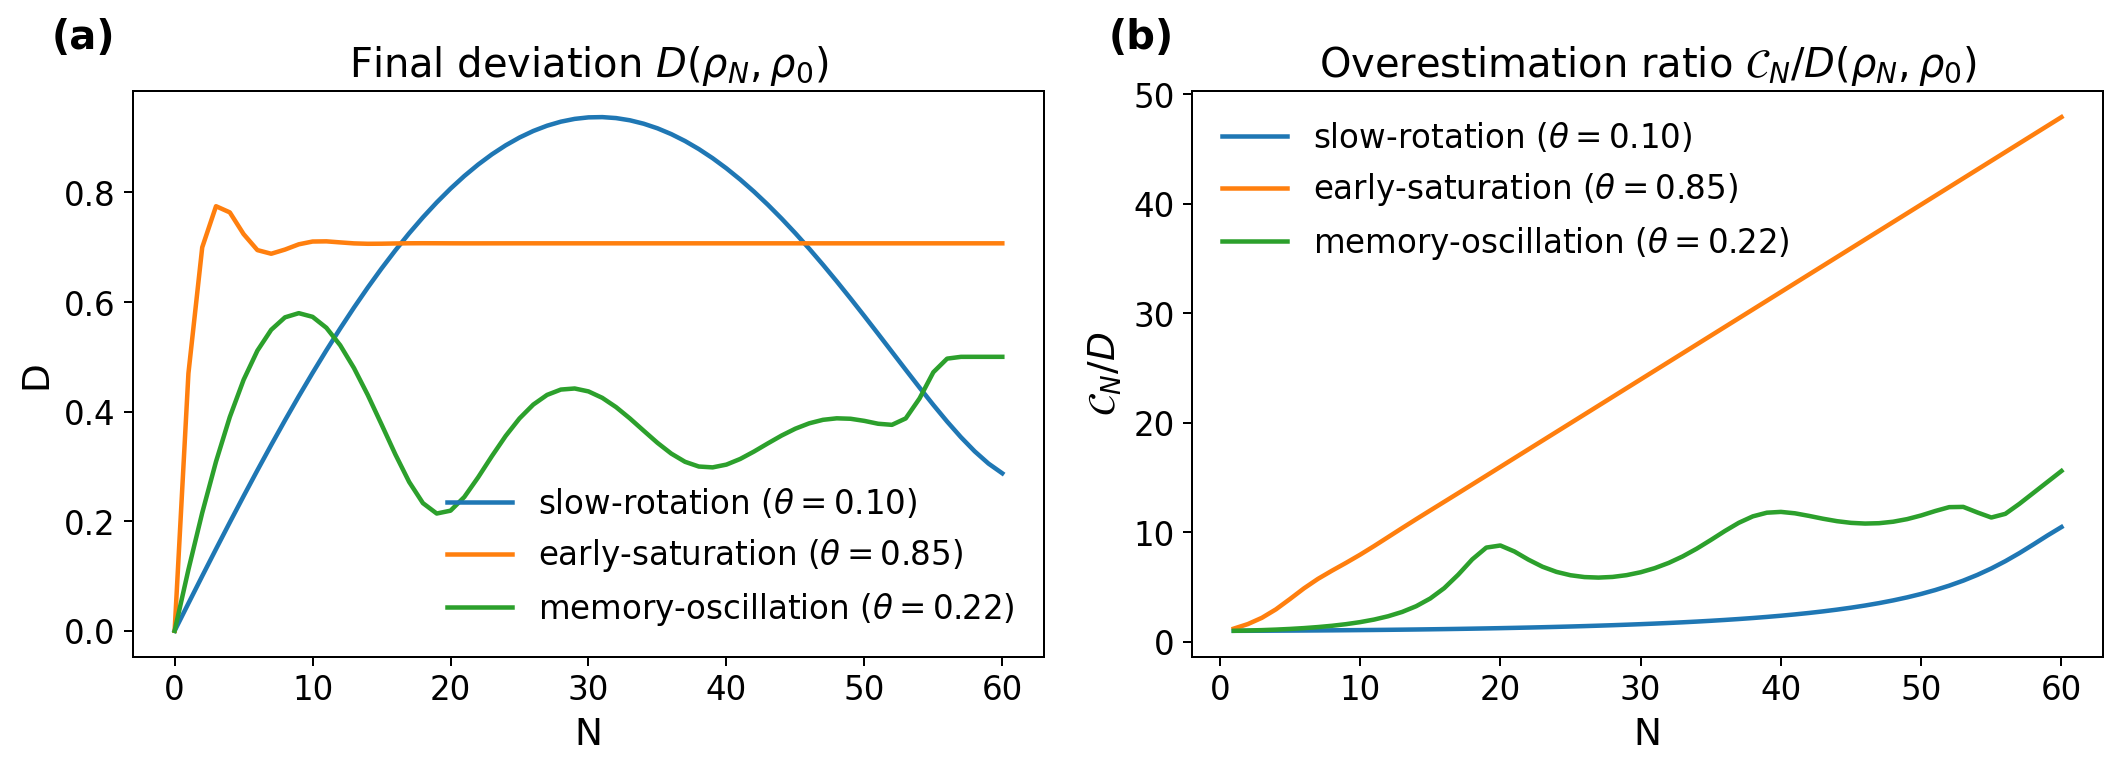

The Python source for this figure:
"""ED-1: Tightness analysis of the cumulative path functional C_N.

Editor question: C_N grows linearly with N via the triangle inequality,
while the actual deviation D(rho_N, rho_0) may saturate or oscillate.
Investigate the overestimation ratio C_N / D and identify under which
trajectory geometries the bound becomes tight.

This is an EXPLORATORY script: we do not assume a target behaviour in
advance. We probe three qualitatively different trajectory types and
observe the C_N / D(rho_N, rho_0) ratio as a function of N.

Trajectory types (labels describe observed behaviour; the control
parameter is the partial-swap angle theta, reported alongside):
  (1) slow-rotation      (theta=0.10): weak angle -> slow Bloch rotation
  (2) early-saturation   (theta=0.85): strong angle -> fast saturation of D
  (3) memory-oscillation (theta=0.22): hidden-memory collision model

Outputs:
- outputs/cn_d_tightness.png
- outputs/cn_d_tightness.csv
"""

from pathlib import Path
import numpy as np
import matplotlib.pyplot as plt

from plot_style import apply_paper_style, label_panels
from common import (
    ket0,
    ket1,
    dm,
    partial_swap,
    channel_from_unitary_and_env_state,
    qubit_channel_delta,
    trace_distance,
    partial_trace_two_qubits,
    kron,
)

OUTDIR = Path(__file__).resolve().parent / "outputs"
OUTDIR.mkdir(exist_ok=True)


def step_memoryful(rho, mu, U):
    joint = kron(rho, mu)
    out = U @ joint @ U.conj().T
    rho_next = partial_trace_two_qubits(out, keep="A")
    mu_next = partial_trace_two_qubits(out, keep="B")
    return rho_next, mu_next


def step_memoryless(rho, mu_reset, U):
    joint = kron(rho, mu_reset)
    out = U @ joint @ U.conj().T
    return partial_trace_two_qubits(out, keep="A")


def run_homogeneous(theta, n_steps, rho0, mu_reset):
    """Homogeneous (memoryless) trajectory at fixed partial-swap angle."""
    U = partial_swap(theta)
    fixed_channel = channel_from_unitary_and_env_state(U, mu_reset)
    fixed_delta = qubit_channel_delta(fixed_channel, n_theta=51, n_phi=101)

    rho = rho0.copy()
    distances = [0.0]
    deltas = []
    for _ in range(n_steps):
        rho = step_memoryless(rho, mu_reset, U)
        deltas.append(fixed_delta)
        distances.append(trace_distance(rho, rho0))
    C = np.concatenate([[0.0], np.cumsum(deltas)])
    return np.array(distances), C


def run_memoryful(theta, n_steps, rho0, mu0):
    """Memory-bearing trajectory: hidden memory carried along."""
    U = partial_swap(theta)
    rho = rho0.copy()
    mu = mu0.copy()
    distances = [0.0]
    deltas = []
    for _ in range(n_steps):
        current_channel = channel_from_unitary_and_env_state(U, mu)
        current_delta = qubit_channel_delta(current_channel, n_theta=51, n_phi=101)
        rho, mu = step_memoryful(rho, mu, U)
        deltas.append(current_delta)
        distances.append(trace_distance(rho, rho0))
    C = np.concatenate([[0.0], np.cumsum(deltas)])
    return np.array(distances), C


def main():
    n_steps = 60
    rho0 = dm((ket0() + ket1()) / np.sqrt(2.0))
    mu_reset = dm(ket0())
    mu_memoryful = dm(ket1())

    # Probe three trajectory geometries. Labels are descriptive of the
    # OBSERVED behaviour and are a convenience only; the underlying control
    # parameter is the partial-swap angle theta, reported alongside.
    theta_slow = 0.10     # slow-rotation
    theta_early = 0.85    # early-saturation
    theta_mem = 0.22      # memory-oscillation (same as main example)

    D_slow, C_slow = run_homogeneous(theta_slow, n_steps, rho0, mu_reset)
    D_early, C_early = run_homogeneous(theta_early, n_steps, rho0, mu_reset)
    D_mem, C_mem = run_memoryful(theta_mem, n_steps, rho0, mu_memoryful)

    steps = np.arange(n_steps + 1)

    def ratio(C, D):
        return C / np.maximum(D, 1e-12)

    R_slow = ratio(C_slow, D_slow)
    R_early = ratio(C_early, D_early)
    R_mem = ratio(C_mem, D_mem)

    print("=== ED-1: C_N / D tightness exploration ===")
    for name, D, C, R in [
        ("slow-rotation     (theta=0.10)", D_slow, C_slow, R_slow),
        ("early-saturation  (theta=0.85)", D_early, C_early, R_early),
        ("memory-oscillation(theta=0.22)", D_mem, C_mem, R_mem),
    ]:
        print(f"\n[{name}]")
        print(f"  D range:   [{D[1:].min():.4f}, {D[1:].max():.4f}]")
        print(f"  C_N final: {C[-1]:.4f}")
        print(f"  D final:   {D[-1]:.4f}")
        print(f"  ratio C_N/D at N=10:  {R[10]:.3f}")
        print(f"  ratio C_N/D at N=30:  {R[30]:.3f}")
        print(f"  ratio C_N/D at N=60:  {R[60]:.3f}")

    # Figure
    apply_paper_style()
    fig, axes = plt.subplots(1, 2, figsize=(12, 4.5))

    ax = axes[0]
    ax.plot(steps, D_slow, label=r"slow-rotation ($\theta=0.10$)")
    ax.plot(steps, D_early, label=r"early-saturation ($\theta=0.85$)")
    ax.plot(steps, D_mem, label=r"memory-oscillation ($\theta=0.22$)")
    ax.set_title(r"Final deviation $D(\rho_N,\rho_0)$")
    ax.set_xlabel("N")
    ax.set_ylabel("D")
    ax.legend(frameon=False)

    ax = axes[1]
    ax.plot(steps[1:], R_slow[1:], label=r"slow-rotation ($\theta=0.10$)")
    ax.plot(steps[1:], R_early[1:], label=r"early-saturation ($\theta=0.85$)")
    ax.plot(steps[1:], R_mem[1:], label=r"memory-oscillation ($\theta=0.22$)")
    ax.set_title(r"Overestimation ratio $\mathcal{C}_N / D(\rho_N,\rho_0)$")
    ax.set_xlabel("N")
    ax.set_ylabel(r"$\mathcal{C}_N / D$")
    ax.legend(frameon=False)

    label_panels(axes)
    fig.tight_layout()
    fig.savefig(OUTDIR / "cn_d_tightness.png", dpi=180, bbox_inches="tight")

    data = np.column_stack([steps, D_slow, C_slow, R_slow,
                            D_early, C_early, R_early,
                            D_mem, C_mem, R_mem])
    header = ("N,D_slow,C_slow,ratio_slow,"
              "D_early,C_early,ratio_early,"
              "D_mem,C_mem,ratio_mem")
    np.savetxt(OUTDIR / "cn_d_tightness.csv", data, delimiter=",",
               header=header, comments="")
    print(f"\nSaved figure to: {OUTDIR / 'cn_d_tightness.png'}")


if __name__ == "__main__":
    main()
